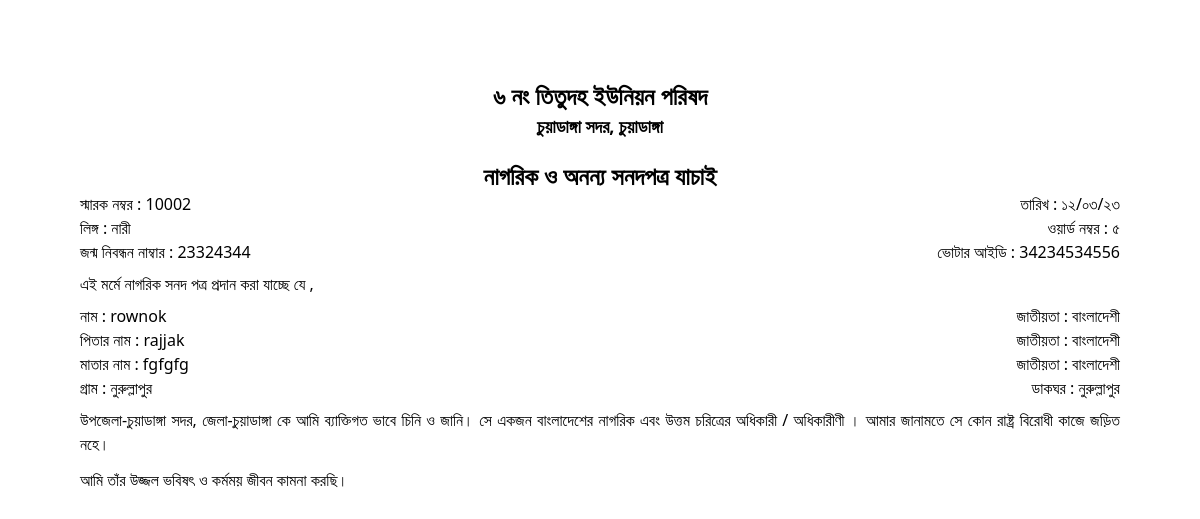
/sonodreport.php?id=10002, run on the app's committed database.
### tables this page shows
CREATE TABLE `nagorik` (
  `id` int(11) NOT NULL,
  `sarok` varchar(255) NOT NULL,
  `name` varchar(255) NOT NULL,
  `fathername` varchar(255) NOT NULL,
  `mothername` varchar(255) NOT NULL,
  `husband` varchar(255) NOT NULL,
  `gram` varchar(255) NOT NULL,
  `word` varchar(255) NOT NULL,
  `birthno` varchar(255) NOT NULL,
  `voterid` varchar(255) NOT NULL,
  `mobileno` varchar(255) NOT NULL,
  `gender` varchar(255) NOT NULL,
  `dakghor` varchar(255) NOT NULL
);

### sonodreport.php (the view, shortened to what this page needs)
<?php
  include '_dbconnect.php';
  if (isset($_REQUEST['id'])) {
    $rid=$_REQUEST['id'];
    $query="SELECT * FROM `nagorik` WHERE sarok=$rid";
    $poriciti=mysqli_query($con,$query);
    $result=mysqli_fetch_array($poriciti);
}
?>
<!DOCTYPE html>
<html lang="en" dir="ltr">
<head>
    <script src="https://cdn.tailwindcss.com"></script>
</head>
<body class='bg-white mb-10'>
<div class='px-20 py-20 relative'>
    <p class="text-2xl text-center font-semibold">৬ নং তিতুদহ ইউনিয়ন পরিষদ </p>
    <p class="text-lg text-center font-semibold mb-5">চুয়াডাঙ্গা সদর, চুয়াডাঙ্গা</p>
    <p class="text-2xl text-center font-semibold">নাগরিক ও অনন্য সনদপত্র যাচাই</p>
<?php
                   $rid= $result['sarok'];
                   $name= $result['name'];
                   $fathername= $result['fathername'];
                   $mothername= $result['mothername'];
                   $gram= $result['gram'];
                   $word= $result['word'];
                   $birthno= $result['birthno'];
                   $gender= $result['gender'];
                   $dakghor= $result['dakghor'];
                   $voterid= $result['voterid'];
                    ?>
              <div class="flex justify-between items-center">
<p class=''>স্মারক নম্বর : <span><?= $rid ?></span></p>
<p class=''>তারিখ : ১২/০৩/২৩</p>
</div>
<div class="flex justify-between items-start">
<p>লিঙ্গ : <span><?= $gender ?></span> </p>
<p class=''>ওয়ার্ড নম্বর : <span><?= $word ?></span></p>
</div>
<div class="flex justify-between items-start">
<p>জন্ম নিবন্ধন নাম্বার : <span><?= $birthno ?></span> </p>
<p>ভোটার আইডি : <span><?= $voterid ?></span> </p>
</div>
<p class="my-2">এই মর্মে নাগরিক সনদ পত্র প্রদান করা যাচ্ছে যে ,</p>
<div class="flex justify-between items-start">
<p>নাম : <span><?= $name ?></span> </p>
<p>জাতীয়তা  : বাংলাদেশী </p>
</div>
<div class="flex justify-between items-start">
<p>পিতার নাম : <span><?= $fathername ?></span> </p>
<p>জাতীয়তা  : বাংলাদেশী </p>
</div>
<div class="flex justify-between items-start">
<p>মাতার নাম : <span><?= $mothername ?></span> </p>
<p>জাতীয়তা  : বাংলাদেশী </p>
</div>
<div class="flex justify-between items-start">
<p>গ্রাম : <span><?= $gram ?></span> </p>
<p>ডাকঘর : <span><?= $dakghor ?></span></p>
</div>
<p class="text-justify my-2">উপজেলা-চুয়াডাঙ্গা সদর, জেলা-চুয়াডাঙ্গা  কে আমি ব্যাক্তিগত  ভাবে চিনি ও জানি। সে
একজন  বাংলাদেশের  নাগরিক এবং  উত্তম চরিত্রের অধিকারী / অধিকারীণী । আমার
জানামতে সে কোন রাষ্ট্র বিরোধী কাজে জড়িত নহে।
</p>
<p class="my-3">আমি তাঁর উজ্জল ভবিষৎ ও কর্মময় জীবন কামনা করছি।</p>
        </div>
</body>
</html>

### data on the page
nagorik: sarok "10002", gender "নারী", word "৫", birthno "23324344", voterid "34234534556", name "rownok", fathername "rajjak", mothername "fgfgfg", gram "নুরুল্লাপুর", dakghor "নুরুল্লাপুর"
